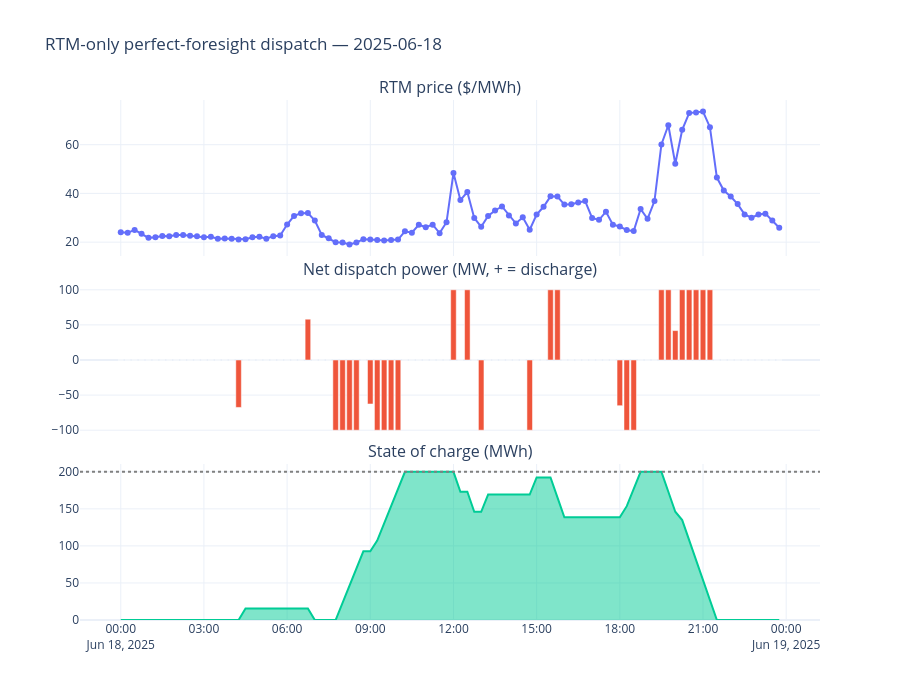

Notebook code cell kept with this figure:
### Markdown cell above
## 3. Single day, zoomed in

Same three panels for one day, close enough to see individual 15-minute dispatch decisions.

### Code cell
day_start, day_end = dt.datetime(2025, 6, 18), dt.datetime(2025, 6, 19)
idx_day = [i for i, ts in enumerate(rtm_ts) if day_start <= ts.replace(tzinfo=None) < day_end]

ts_day = [rtm_ts[i] for i in idx_day]
price_day = [rtm_prices[i] for i in idx_day]
net_power_day = [rtm_result.discharge_mw[i] - rtm_result.charge_mw[i] for i in idx_day]
soc_day = [rtm_result.soc_mwh[i] for i in idx_day]

fig = make_subplots(rows=3, cols=1, shared_xaxes=True, vertical_spacing=0.05,
                     subplot_titles=("RTM price ($/MWh)", "Net dispatch power (MW, + = discharge)", "State of charge (MWh)"))
fig.add_trace(go.Scatter(x=ts_day, y=price_day, line=dict(color="#636EFA", width=2), mode="lines+markers"), row=1, col=1)
fig.add_trace(go.Bar(x=ts_day, y=net_power_day, marker_color="#EF553B"), row=2, col=1)
fig.add_trace(go.Scatter(x=ts_day, y=soc_day, fill="tozeroy", line=dict(color="#00CC96", width=2)), row=3, col=1)
fig.add_hline(y=battery.max_soc_mwh, line_dash="dot", line_color="gray", row=3, col=1)
fig.update_layout(height=700, showlegend=False, title="RTM-only perfect-foresight dispatch — 2025-06-18")
fig.show()
